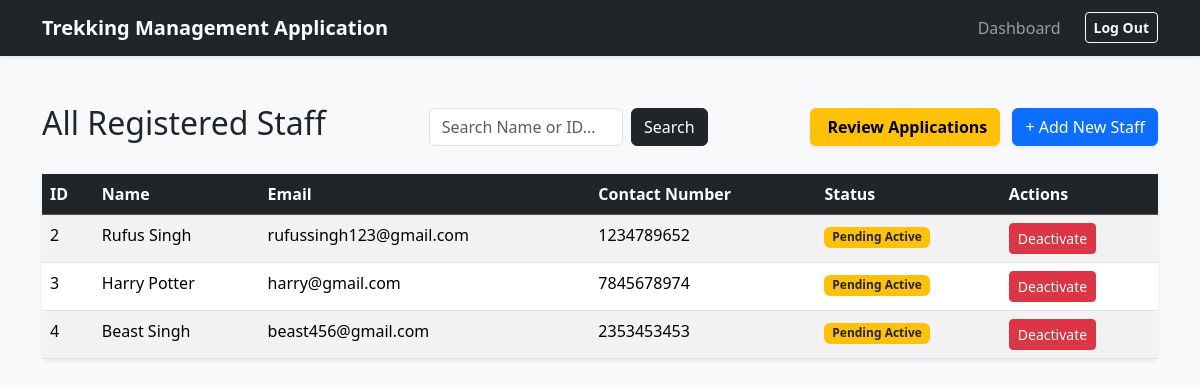
Screenshot of /admin/staff (signed in) with the database file from the repository.
### app/models.py (models this page shows)
class User(db.Model):
    __tablename__ = "users"
    id = db.Column(db.Integer, primary_key=True)
    username = db.Column(db.String(80), unique=True, nullable=False)
    email_id = db.Column(db.String(120), nullable=False)
    password_hash = db.Column(db.String(256), unique=True, nullable=False)
    name = db.Column(db.String(80), nullable=False)
    role = db.Column(db.String(20), nullable=False)
    is_blacklisted = db.Column(db.Boolean, default=False)
    staff_profile = db.relationship('StaffProfile', backref='user', uselist=False, cascade='all, delete-orphan') # userlist =False strictly enforces a 1-to-1 relatiosnhip b/w users and staff_profiles table
    bookings = db.relationship('Booking', backref='trekker', lazy=True) # lazy=True Parameter is used tell SQLAlchemy that until i specifically state a python code like user.bookings do not run SQL Query

class StaffProfile(db.Model):
    __tablename__ = "staff_profiles"
    id = db.Column(db.Integer, primary_key=True)
    user_id = db.Column(db.Integer, db.ForeignKey('users.id'), unique=True, nullable=False)
    contact_number = db.Column(db.String(15), unique=True, nullable=False)
    status = db.Column(db.String(20), nullable=False)

### app/routes/admin.py (the view)
@admin_bp.route('/staff')
def manage_staff():
    search_term = request.args.get('search')
    query = models.User.query.filter_by(role='Staff')
    if search_term:
        if search_term.isdigit():
            query = query.filter(models.User.id == int(search_term))
        else:
            query = query.filter(models.User.name.ilike(f"%{search_term}%"))
    staff_list = query.all()
    return render_template('admin/staff_admin/manage_staff.html', all_staff=staff_list)

### app/routes/admin.py (called while the page is built)
@admin_bp.before_request
def admin_access():
    if 'user_id' not in session:
        flash("Access denied. Please login first")
        return redirect(url_for('auth.login'))
    if session.get('role') != 'Admin':
        flash("Not an Administrator")
        return redirect(url_for('auth.login'))

### app/templates/admin/staff_admin/manage_staff.html (shortened to what this page needs)
{% extends "base.html" %}
{% block content %}
    <div class="d-flex justify-content-between align-items-center mb-4">
        <h2>All Registered Staff</h2>
        <form action="{{ url_for('admin.manage_staff') }}" method="GET" class="d-flex w-25">
            <input type="text" name="search" class="form-control me-2" placeholder="Search Name or ID..." value="{{ request.args.get('search', '') }}">
            <button type="submit" class="btn btn-dark">Search</button>
        </form>
        <div>
            <a href="{{ url_for('admin.staff_applications') }}" class="btn btn-warning fw-bold me-2 shadow-sm">
                 Review Applications
            </a>
            <a href="{{ url_for('admin.add_staff') }}" class="btn btn-primary shadow-sm">+ Add New Staff</a>
        </div>
    </div>
    <table class="table table-striped table-hover shadow-sm bg-white rounded">
        <thead class="table-dark">
            <tr>
                <th>ID</th>
                <th>Name</th>
                <th>Email</th>
                <th>Contact Number</th>
                <th>Status</th>
                <th>Actions</th>
            </tr>
        </thead>
        <tbody>
            {% for staff in all_staff %}
            <tr>
                <td>{{ staff.id }}</td>
                <td>{{ staff.name }}</td>
                <td>{{ staff.email_id }}</td>
                <td>
                    {% if staff.staff_profile %}
                        {{ staff.staff_profile.contact_number }}
                    {% else %}
                        <span class="badge bg-danger">Profile Incomplete</span>
                    {% endif %}
                </td>
                <td>
                    {% if staff.is_blacklisted %}
                        <span class="badge bg-danger">Blacklisted</span>
                    {% elif staff.staff_profile and staff.staff_profile.status == 'Pending_Active' %}
                        <span class="badge bg-warning text-dark">Pending Active</span>
                    {% elif staff.staff_profile and staff.staff_profile.status == 'Active' %}
                        <span class="badge bg-success">Active</span>
                    {% else %}
                        <span class="badge bg-secondary">Unknown</span>
                    {% endif %}
                </td>
                <td>
                    <form action="{{ url_for('admin.toggle_staff_status', staff_id=staff.id) }}" method="POST" class="d-inline">
                        {% if staff.is_blacklisted %}
                            <button type="submit" class="btn btn-sm btn-success">Reactivate</button>
                        {% else %}
                            <button type="submit" class="btn btn-sm btn-danger">Deactivate</button>
                        {% endif %}
                    </form>
                </td>
            </tr>
            {% else %}
            <tr>
                <td colspan="6" class="text-center text-muted py-4"> No staff members found in the system. Click "+ Add New Staff" to get started.
                </td>
            </tr>
            {% endfor %}
        </tbody>
    </table>
{% endblock %}

### rows the page displays
User: id "2", name "Rufus Singh", email_id "rufussingh123@gmail.com", staff_profile.contact_number "1234789652", is_blacklisted "Pending Active"
User: id "3", name "Harry Potter", email_id "harry@gmail.com", staff_profile.contact_number "7845678974", is_blacklisted "Pending Active"
User: id "4", name "Beast Singh", email_id "beast456@gmail.com", staff_profile.contact_number "2353453453", is_blacklisted "Pending Active"
